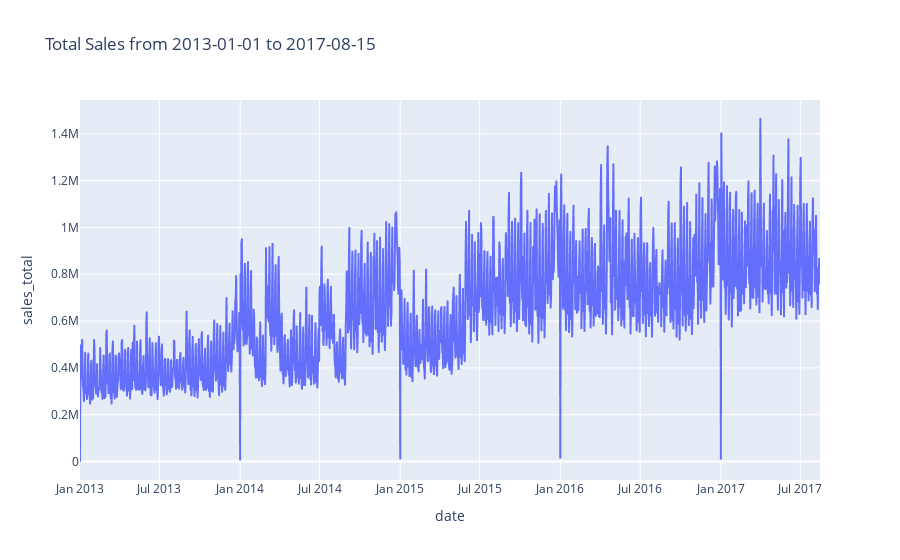

Here is the notebook cell this chart was saved with:
### Markdown cell above
### by date: daily total sales

### Code cell
fig = px.line(train_sales.collect(), x='date', y='sales_total', title="Total Sales from 2013-01-01 to 2017-08-15")
fig.show()

### Figure 1 — Plotly figure (JSON) as saved in the notebook; plotly's stock layout.template omitted (floating-point values rounded to 4 significant figures; data arrays with more than 128 entries replaced by an {"elided": "..."} marker saying what was removed)
{"data": [{"hovertemplate": "date=%{x}<br>sales_total=%{y}<extra></extra>", "legendgroup": "", "line": {"color": "#636efa", "dash": "solid"}, "marker": {"symbol": "circle"}, "mode": "lines", "name": "", "showlegend": false, "type": "scattergl", "x": {"elided": "1684 str values"}, "xaxis": "x", "y": {"elided": "1684 float values"}, "yaxis": "y"}], "layout": {"legend": {"tracegroupgap": 0}, "title": {"text": "Total Sales from 2013-01-01 to 2017-08-15"}, "xaxis": {"anchor": "y", "domain": [0, 1], "title": {"text": "date"}}, "yaxis": {"anchor": "x", "domain": [0, 1], "title": {"text": "sales_total"}}}}
